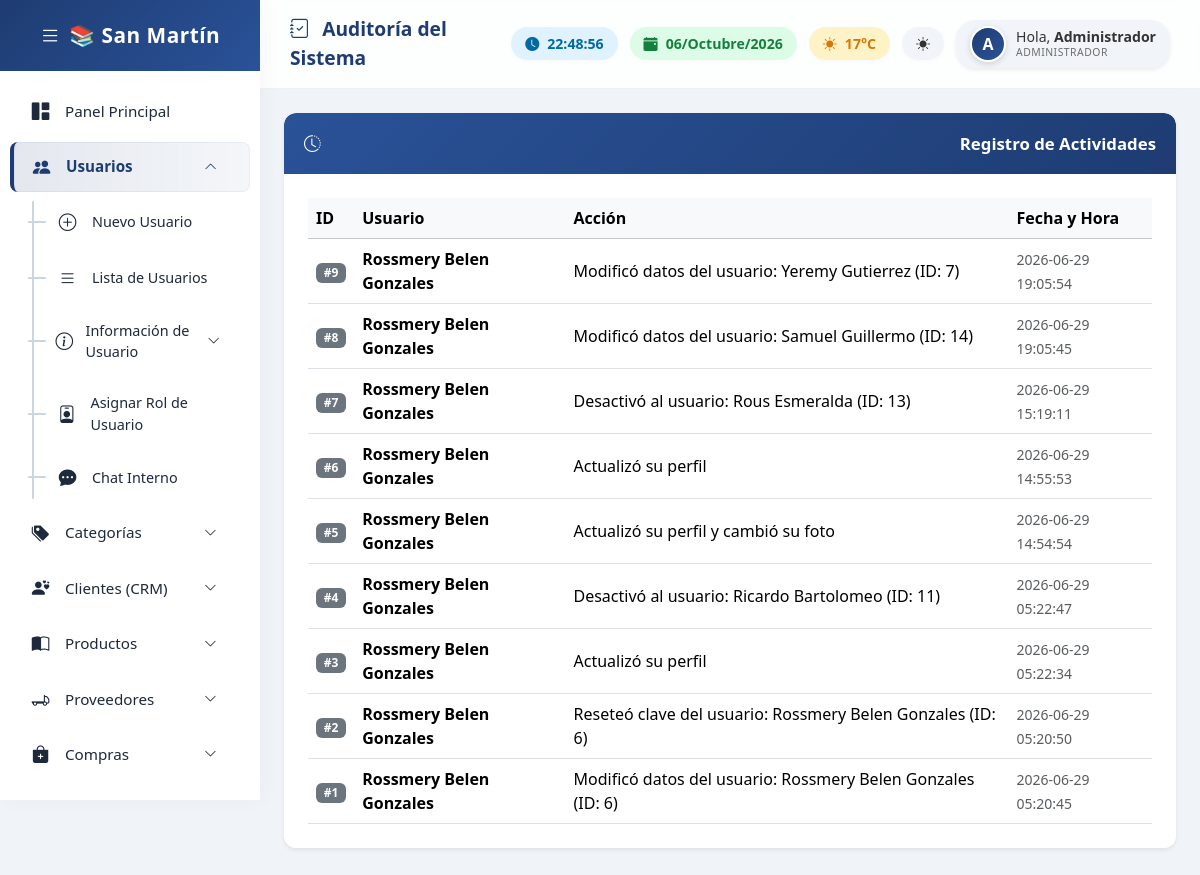
The page /usuarios/auditoria.php (signed in) on the database its author committed.
### tables this page shows
CREATE TABLE `auditoria_usuarios` (
  `id_auditoria` int(11) NOT NULL AUTO_INCREMENT,
  `id_usuario` int(11) NOT NULL,
  `accion` text NOT NULL,
  `fecha_hora` timestamp NOT NULL DEFAULT current_timestamp(),
  PRIMARY KEY (`id_auditoria`)
);

CREATE TABLE `usuarios` (
  `id` int(11) NOT NULL AUTO_INCREMENT,
  `nombre` varchar(100) DEFAULT NULL,
  `usuario` varchar(50) DEFAULT NULL,
  `password` varchar(255) DEFAULT NULL,
  `password_hash` varchar(255) DEFAULT NULL,
  `rol` varchar(30) DEFAULT NULL,
  `estado` varchar(20) DEFAULT 'Activo',
  `forzar_cambio` tinyint(1) DEFAULT 0,
  `imagen` varchar(255) DEFAULT NULL,
  `foto` varchar(255) DEFAULT NULL,
  `firma` text DEFAULT NULL,
  `fecha_registro` timestamp NOT NULL DEFAULT current_timestamp(),
  `ultimo_acceso` datetime DEFAULT NULL,
  `tema` varchar(10) DEFAULT 'light',
  PRIMARY KEY (`id`)
);

### usuarios/auditoria.php (the view, shortened to what this page needs)
<?php
    $auditoria = mysqli_query($conexion, "SELECT a.*, u.nombre as usuario_nombre
    FROM auditoria_usuarios a
    LEFT JOIN usuarios u ON a.id_usuario = u.id
    ORDER BY a.fecha_hora DESC");
?>
<!DOCTYPE html>
<html lang="es">
<head>
    <link href="https://cdn.jsdelivr.net/npm/bootstrap@5.3.3/dist/css/bootstrap.min.css" rel="stylesheet">
    <link rel="stylesheet" href="https://cdn.jsdelivr.net/npm/bootstrap-icons@1.11.3/font/bootstrap-icons.min.css">
<link rel="stylesheet" href="/includes/base.css">
</head>
<body>
<?php $base_path = '../'; include '../includes/sidebar.php'; ?>
<div class="main-content">
    <div class="topbar">
        <div class="topbar-title"><i class="bi bi-journal-check me-2"></i> Auditoría del Sistema</div>
        <div class="topbar-widgets">
            <div class="widget-box widget-time"><i class="bi bi-clock-fill me-2"></i> <span id="live-clock">00:00:00</span></div>
            <div class="widget-box widget-date"><i class="bi bi-calendar-event-fill me-2"></i> <span id="live-date">--/--/----</span></div>
            <div class="widget-box widget-weather"><i class="bi bi-sun-fill me-2"></i> <span>17°C</span></div>
            <div class="user-profile shadow-sm">
    <div class="profile-avatar-wrap"><?php if(!empty($_SESSION["imagen"])): ?><img src="../assets/uploads/usuarios/<?php echo $_SESSION["imagen"]; ?>" class="profile-avatar"><?php else: ?><div class="profile-avatar-inicial"><?php echo strtoupper(substr($_SESSION["nombre"],0,1)); ?></div><?php endif; ?></div>
    <div class="profile-info">
        <div class="profile-name">Hola, <strong><?php echo $_SESSION["nombre"]; ?></strong></div>
        <div class="profile-role"><?php echo $_SESSION["rol"]; ?></div>
    </div>
</div>        </div>
    </div>
    <div class="container-fluid p-4 content-wrap">
        <div class="panel-custom shadow-sm">
            <div class="panel-custom-header">
                <i class="bi bi-clock-history me-2"></i> <span class="menu-text"> Registro de Actividades</span>
            </div>
            <div class="panel-custom-body p-4">
                <div class="table-responsive">
                    <table class="table table-hover align-middle mb-0">
                        <thead>
                            <tr class="table-light">
                                <th>ID</th>
                                <th>Usuario</th>
                                <th>Acción</th>
                                <th>Fecha y Hora</th>
                            </tr>
                        </thead>
                        <tbody>
                            <?php if(mysqli_num_rows($auditoria) > 0): ?>
                                <?php while($row = mysqli_fetch_assoc($auditoria)): ?>
                                <tr>
                                    <td><span class="badge bg-secondary">#<?php echo $row['id_auditoria']; ?></span></td>
                                    <td><strong><?php echo $row['usuario_nombre'] ?: 'Usuario #' . $row['id_usuario']; ?></strong></td>
                                    <td><?php echo $row['accion']; ?></td>
                                    <td><small class="text-muted"><?php echo $row['fecha_hora']; ?></small></td>
                                </tr>
                                <?php endwhile; ?>
                            <?php else: ?>
                                <tr>
                                    <td colspan="4" class="text-center text-muted py-3">No se han registrado acciones aún.</td>
                                </tr>
                            <?php endif; ?>
                        </tbody>
                    </table>
                </div>
            </div>
        </div>
    </div>
</div>
</body>
</html>

### includes/base.css (style rules this page uses)
:root { --body-bg:#f0f3f8;--sidebar-bg:#fff;--sidebar-text:#1e293b;--sidebar-hover-bg:#e2e8f0;--sidebar-accent:#1e3c72;--sidebar-active-bg:linear-gradient(90deg,rgba(30,60,114,0.12),rgba(42,82,152,0.05));--sidebar-brand-bg:linear-gradient(135deg,#1e3c72,#2a5298);--topbar-bg:rgba(255,255,255,0.85);--panel-bg:#fff;--panel-header-bg:linear-gradient(135deg,#2a5298,#1e3c72);--profile-bg:#f1f5f9;--profile-text:#333;--sub-item-active-bg:#eef2ff;--scrollbar-thumb:rgba(0,0,0,0.12);--scrollbar-thumb-hover:rgba(0,0,0,0.25);--collapse-line:#cbd5e1;--collapse-dash:#94a3b8;--border-color:rgba(0,0,0,0.05);--form-bg:#fff;--form-text:#1e293b;--form-border:#d1d5db;--form-focus-border:#60a5fa;--input-group-bg:#f1f5f9;--card-bg:#fff; }
body { background:var(--body-bg);font-family:'Segoe UI',sans-serif;margin:0;overflow-x:hidden; }
.main-content { margin-left:260px;min-height:100vh;transition:all 0.3s ease; }
.topbar { background:var(--topbar-bg);backdrop-filter:blur(10px);-webkit-backdrop-filter:blur(10px);padding:15px 30px;display:flex;justify-content:space-between;align-items:center;border-bottom:1px solid var(--border-color);position:sticky;top:0;z-index:999; }
.topbar-title { font-size:1.2rem;font-weight:600;color:var(--sidebar-accent); }
.topbar-widgets { display:flex;align-items:center;gap:12px; }
.widget-box { padding:6px 14px;border-radius:20px;font-size:0.88rem;font-weight:600;display:flex;align-items:center;box-shadow:0 2px 6px rgba(0,0,0,0.02); }
.widget-time { background:#e0f2fe;color:#0369a1; }
.widget-date { background:#dcfce7;color:#15803d; }
.widget-weather { background:#fef3c7;color:#d97706; }
.user-profile { display:flex;align-items:center;background:var(--profile-bg);padding:6px 14px;border-radius:20px;font-size:0.9rem;color:var(--profile-text); }
.profile-avatar-wrap { flex-shrink:0;margin-right:10px;display:flex;align-items:center; }
.profile-avatar-inicial { width:36px;height:36px;border-radius:50%;background:linear-gradient(135deg,#1e3c72,#2a5298);color:#fff;display:flex;align-items:center;justify-content:center;font-weight:700;font-size:1rem;border:2px solid #fff;box-shadow:0 2px 6px rgba(0,0,0,0.15); }
.profile-info { display:flex;flex-direction:column;line-height:1.2; }
.profile-name { font-size:0.88rem;white-space:nowrap; }
.profile-role { font-size:0.65rem;text-transform:uppercase;letter-spacing:0.5px;opacity:0.7;white-space:nowrap; }
.panel-custom { border:none;border-radius:12px;background:var(--panel-bg);box-shadow:0 4px 15px rgba(0,0,0,0.02);margin-bottom:30px;animation:fadeInUp 0.5s ease-in-out;overflow:hidden; }
.panel-custom-header { padding:20px;font-size:1.05rem;font-weight:600;color:#fff;border-radius:12px 12px 0 0;background:var(--panel-header-bg); }
.panel-custom-body { padding:20px; }
.content-wrap { max-width:none !important; }

### rows shown on the page
auditoria_usuarios: id_auditoria "9", id_usuario.nombre "Rossmery Belen Gonzales", accion "Modificó datos del usuario: Yeremy Gutierrez (ID: 7)", fecha_hora "2026-06-29 19:05:54"
auditoria_usuarios: id_auditoria "8", id_usuario.nombre "Rossmery Belen Gonzales", accion "Modificó datos del usuario: Samuel Guillermo (ID: 14)", fecha_hora "2026-06-29 19:05:45"
auditoria_usuarios: id_auditoria "7", id_usuario.nombre "Rossmery Belen Gonzales", accion "Desactivó al usuario: Rous Esmeralda (ID: 13)", fecha_hora "2026-06-29 15:19:11"
auditoria_usuarios: id_auditoria "6", id_usuario.nombre "Rossmery Belen Gonzales", accion "Actualizó su perfil", fecha_hora "2026-06-29 14:55:53"
auditoria_usuarios: id_auditoria "5", id_usuario.nombre "Rossmery Belen Gonzales", accion "Actualizó su perfil y cambió su foto", fecha_hora "2026-06-29 14:54:54"
auditoria_usuarios: id_auditoria "4", id_usuario.nombre "Rossmery Belen Gonzales", accion "Desactivó al usuario: Ricardo Bartolomeo (ID: 11)", fecha_hora "2026-06-29 05:22:47"
auditoria_usuarios: id_auditoria "3", id_usuario.nombre "Rossmery Belen Gonzales", accion "Actualizó su perfil", fecha_hora "2026-06-29 05:22:34"
auditoria_usuarios: id_auditoria "2", id_usuario.nombre "Rossmery Belen Gonzales", accion "Reseteó clave del usuario: Rossmery Belen Gonzales (ID: 6)", fecha_hora "2026-06-29 05:20:50"
auditoria_usuarios: id_auditoria "1", id_usuario.nombre "Rossmery Belen Gonzales", accion "Modificó datos del usuario: Rossmery Belen Gonzales (ID: 6)", fecha_hora "2026-06-29 05:20:45"

### other values the page prints
substr($_SESSION["nombre"],0,1) "A"
$_SESSION["nombre"] "Administrador"
$_SESSION["rol"] "ADMINISTRADOR"
